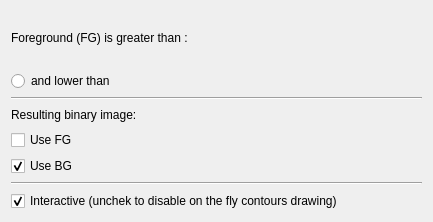
<?xml version="1.0" encoding="UTF-8"?>
<ui version="4.0">
 <class>vvToolProfile</class>
 <widget class="QWidget" name="vvToolProfile">
  <property name="geometry">
   <rect>
    <x>0</x>
    <y>0</y>
    <width>433</width>
    <height>222</height>
   </rect>
  </property>
  <property name="windowTitle">
   <string>Profile image</string>
  </property>
  <layout class="QVBoxLayout" name="verticalLayout">
   <item>
    <layout class="QVBoxLayout" name="verticalLayout_3">
     <item>
      <layout class="QGridLayout" name="gridLayout_2">
       <item row="2" column="2">
        <widget class="vvIntensityValueSlider" name="mThresholdSlider2" native="true">
         <property name="enabled">
          <bool>false</bool>
         </property>
        </widget>
       </item>
       <item row="1" column="1">
        <widget class="QLabel" name="label_2">
         <property name="text">
          <string>Foreground (FG) is greater than : </string>
         </property>
        </widget>
       </item>
       <item row="1" column="2">
        <widget class="vvIntensityValueSlider" name="mThresholdSlider1" native="true"/>
       </item>
       <item row="2" column="1">
        <widget class="QRadioButton" name="mRadioButtonLowerThan">
         <property name="text">
          <string>and lower than</string>
         </property>
         <property name="autoExclusive">
          <bool>false</bool>
         </property>
        </widget>
       </item>
      </layout>
     </item>
    </layout>
   </item>
   <item>
    <layout class="QVBoxLayout" name="verticalLayout_2">
     <item>
      <widget class="Line" name="line_2">
       <property name="orientation">
        <enum>Qt::Horizontal</enum>
       </property>
      </widget>
     </item>
     <item>
      <widget class="QLabel" name="label">
       <property name="text">
        <string>Resulting binary image:</string>
       </property>
      </widget>
     </item>
     <item>
      <layout class="QHBoxLayout" name="horizontalLayout_4">
       <item>
        <widget class="QCheckBox" name="mCheckBoxUseFG">
         <property name="text">
          <string>Use FG</string>
         </property>
         <property name="checked">
          <bool>false</bool>
         </property>
        </widget>
       </item>
       <item>
        <widget class="vvIntensityValueSlider" name="mFGSlider" native="true">
         <property name="enabled">
          <bool>false</bool>
         </property>
        </widget>
       </item>
      </layout>
     </item>
     <item>
      <layout class="QHBoxLayout" name="horizontalLayout_5">
       <item>
        <widget class="QCheckBox" name="mCheckBoxUseBG">
         <property name="text">
          <string>Use BG</string>
         </property>
         <property name="checked">
          <bool>true</bool>
         </property>
        </widget>
       </item>
       <item>
        <widget class="vvIntensityValueSlider" name="mBGSlider" native="true"/>
       </item>
      </layout>
     </item>
    </layout>
   </item>
   <item>
    <widget class="Line" name="line_3">
     <property name="orientation">
      <enum>Qt::Horizontal</enum>
     </property>
    </widget>
   </item>
   <item>
    <widget class="QCheckBox" name="mCheckBoxInteractiveDisplay">
     <property name="enabled">
      <bool>true</bool>
     </property>
     <property name="text">
      <string>Interactive (unchek to disable on the fly contours drawing)</string>
     </property>
     <property name="checked">
      <bool>true</bool>
     </property>
    </widget>
   </item>
  </layout>
 </widget>
 <customwidgets>
  <customwidget>
   <class>vvIntensityValueSlider</class>
   <extends>QWidget</extends>
   <header>vvIntensityValueSlider.h</header>
   <container>1</container>
  </customwidget>
 </customwidgets>
 <resources/>
 <connections>
  <connection>
   <sender>mRadioButtonLowerThan</sender>
   <signal>toggled(bool)</signal>
   <receiver>mThresholdSlider2</receiver>
   <slot>setEnabled(bool)</slot>
   <hints>
    <hint type="sourcelabel">
     <x>85</x>
     <y>129</y>
    </hint>
    <hint type="destinationlabel">
     <x>305</x>
     <y>129</y>
    </hint>
   </hints>
  </connection>
  <connection>
   <sender>mCheckBoxUseBG</sender>
   <signal>toggled(bool)</signal>
   <receiver>mBGSlider</receiver>
   <slot>setEnabled(bool)</slot>
   <hints>
    <hint type="sourcelabel">
     <x>79</x>
     <y>203</y>
    </hint>
    <hint type="destinationlabel">
     <x>395</x>
     <y>225</y>
    </hint>
   </hints>
  </connection>
  <connection>
   <sender>mCheckBoxUseFG</sender>
   <signal>toggled(bool)</signal>
   <receiver>mFGSlider</receiver>
   <slot>setEnabled(bool)</slot>
   <hints>
    <hint type="sourcelabel">
     <x>63</x>
     <y>177</y>
    </hint>
    <hint type="destinationlabel">
     <x>242</x>
     <y>177</y>
    </hint>
   </hints>
  </connection>
 </connections>
</ui>
